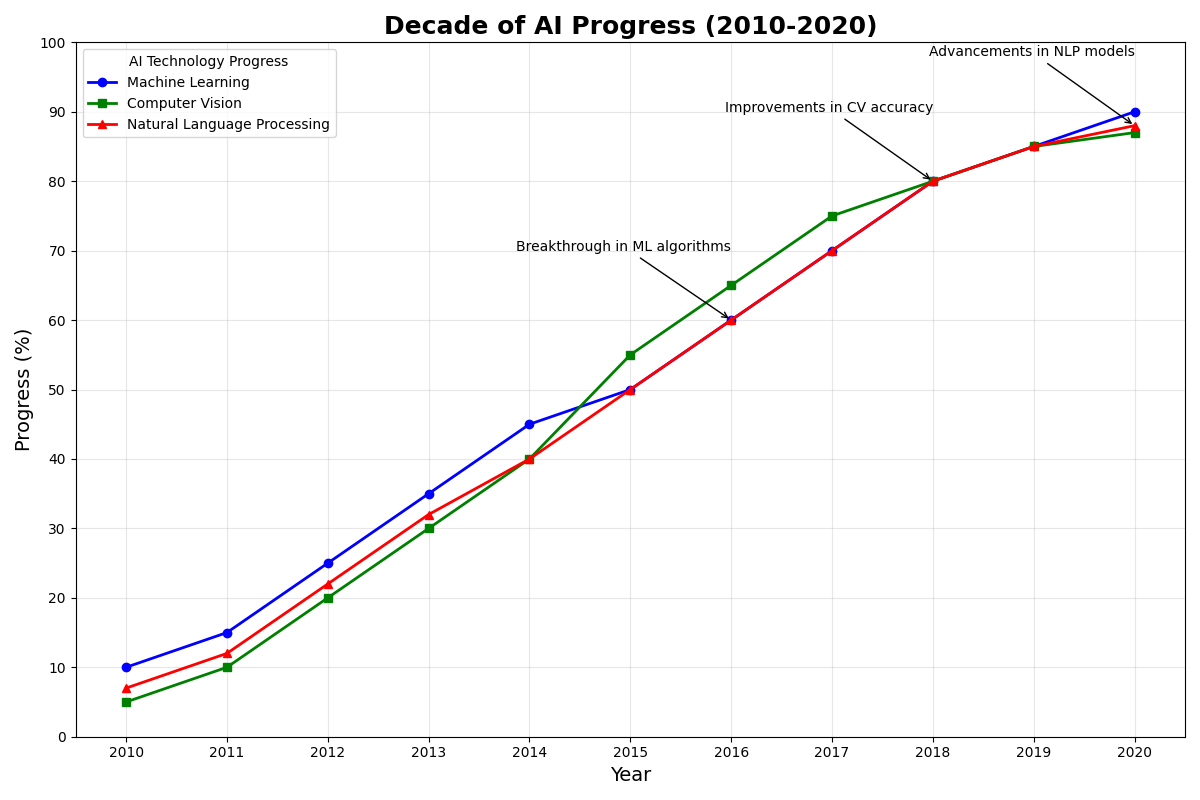

Write the Python code that produced this figure.
import matplotlib.pyplot as plt
import numpy as np

# Backstory:
# This chart visualizes the growth of three AI technologies (Machine Learning, Computer Vision, and Natural Language Processing)
# over a decade (2010-2020). Each year shows a hypothetical percentage of progress in these fields.

# Define the years from 2010 to 2020
years = np.arange(2010, 2021)

# Progress of AI technologies (percentage)
machine_learning = [10, 15, 25, 35, 45, 50, 60, 70, 80, 85, 90]
computer_vision = [5, 10, 20, 30, 40, 55, 65, 75, 80, 85, 87]
natural_language_processing = [7, 12, 22, 32, 40, 50, 60, 70, 80, 85, 88]

# Plot setup
plt.figure(figsize=(12, 8))

# Plot lines for each AI technology
plt.plot(years, machine_learning, marker='o', color='blue', linestyle='-', linewidth=2, label='Machine Learning')
plt.plot(years, computer_vision, marker='s', color='green', linestyle='-', linewidth=2, label='Computer Vision')
plt.plot(years, natural_language_processing, marker='^', color='red', linestyle='-', linewidth=2, label='Natural Language Processing')

# Highlight key milestones
plt.annotate('Breakthrough in ML algorithms', xy=(2016, machine_learning[6]), xytext=(2016, machine_learning[6] + 10),
            arrowprops=dict(facecolor='black', arrowstyle='->'), fontsize=10, ha='right')
plt.annotate('Improvements in CV accuracy', xy=(2018, computer_vision[8]), xytext=(2018, computer_vision[8] + 10),
            arrowprops=dict(facecolor='black', arrowstyle='->'), fontsize=10, ha='right')
plt.annotate('Advancements in NLP models', xy=(2020, natural_language_processing[10]), xytext=(2020, natural_language_processing[10] + 10),
            arrowprops=dict(facecolor='black', arrowstyle='->'), fontsize=10, ha='right')

# Title, labels, and legend
plt.title('Decade of AI Progress (2010-2020)', fontsize=18, fontweight='bold')
plt.xlabel('Year', fontsize=14)
plt.ylabel('Progress (%)', fontsize=14)
plt.xticks(years)
plt.yticks(range(0, 101, 10))
plt.legend(loc='upper left', title='AI Technology Progress')

# Grid and layout adjustment
plt.grid(True, alpha=0.3)
plt.tight_layout()

# Show plot
plt.show()
